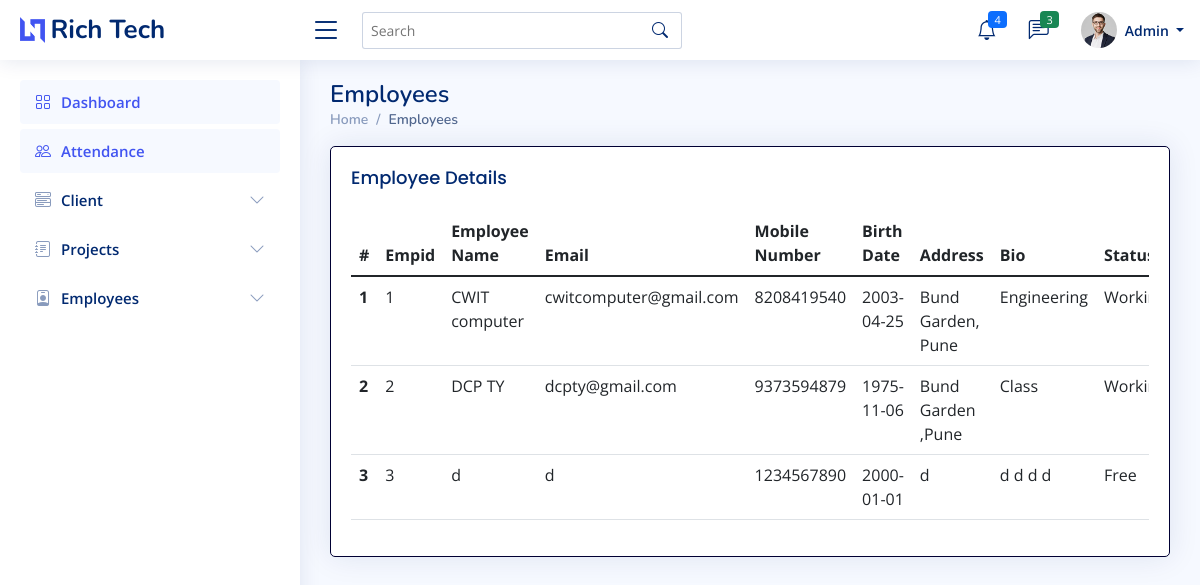
The app's page /admin/all_emp.php (signed in), older data.
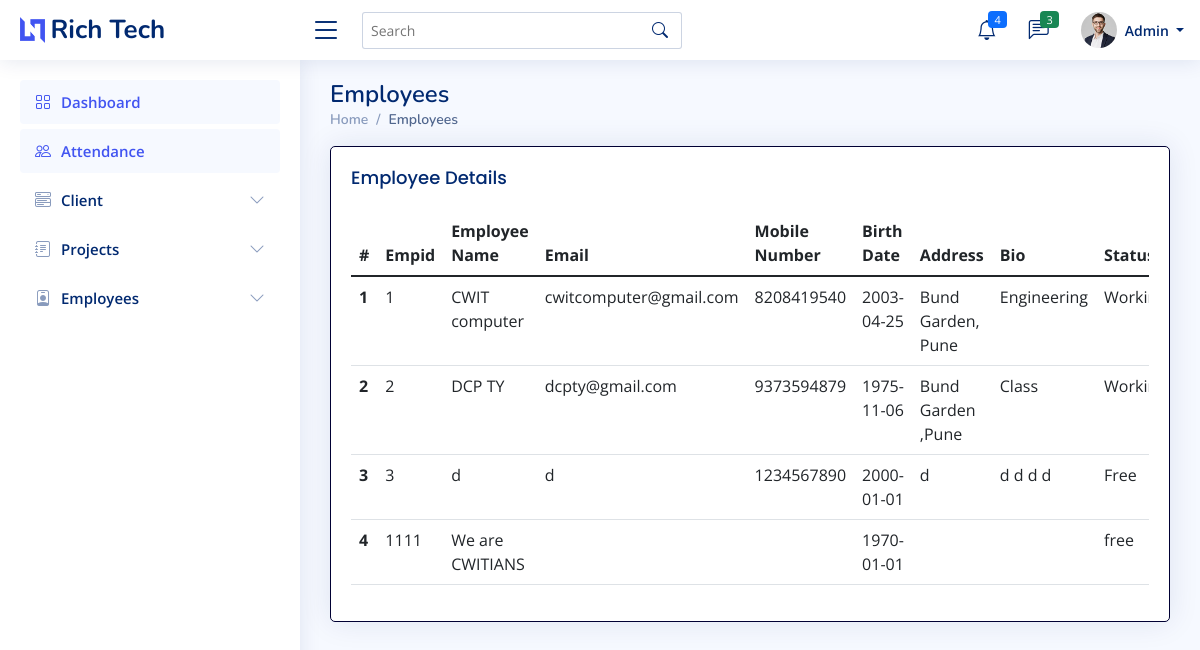
The same page, newer data.
### tables this page shows
CREATE TABLE `empt` (
  `Id` int(7) NOT NULL,
  `uname` varchar(255) NOT NULL,
  `empid` varchar(255) NOT NULL,
  `ename` varchar(255) NOT NULL,
  `email` varchar(255) NOT NULL,
  `mobile` varchar(14) NOT NULL,
  `dob` datetime NOT NULL,
  `eaddress` varchar(255) NOT NULL,
  `pphoto` longblob NOT NULL,
  `cv` longblob NOT NULL,
  `bio` longtext NOT NULL,
  `github` varchar(255) NOT NULL,
  `twitter` varchar(255) NOT NULL,
  `insta` varchar(255) NOT NULL,
  `linkedin` varchar(255) NOT NULL,
  `wstatus` varchar(20) NOT NULL
);

### admin/all_emp.php (the view, shortened to what this page needs)
<?php
    if ($_SESSION['erole']=="admin"){
?>
<!DOCTYPE html>
<html lang="en">
<head>
  <link href="../assets/vendor/bootstrap/css/bootstrap.min.css" rel="stylesheet">
  <link href="../assets/vendor/bootstrap-icons/bootstrap-icons.css" rel="stylesheet">
  <link href="../assets/vendor/boxicons/css/boxicons.min.css" rel="stylesheet">
  <link href="../assets/vendor/quill/quill.snow.css" rel="stylesheet">
  <link href="../assets/vendor/quill/quill.bubble.css" rel="stylesheet">
  <link href="../assets/vendor/remixicon/remixicon.css" rel="stylesheet">
  <link href="../assets/vendor/simple-datatables/style.css" rel="stylesheet">
  <link href="../assets/css/style.css" rel="stylesheet">
</head>
<body>
  <?php include 'imports/nav-admin.php'; ?>
  <main id="main" class="main">
    <div class="pagetitle">
      <h1>Employees</h1>
      <nav>
        <ol class="breadcrumb">
          <li class="breadcrumb-item"><a href="index.php">Home</a></li>
          <li class="breadcrumb-item active">Employees</li>
        </ol>
      </nav>
    </div>
    <section class="section dashboard">
        <div class="row">
            <div class="col-md-12">
                <div class="card">
                <div class="card-body">
                <h5 class="card-title">Employee Details</h5>
                <?php
                include '../imports/config.php';
                $conn=mysqli_connect($server_name,$username,$password,$database_name);
                $sql_query = "SELECT * from empt";
                $records = mysqli_query($conn, $sql_query);
                $n=1;
                echo '<div class="table-responsive">';
                echo '<table class="table table-hover">';
                    echo '<thead class="thead-dark">';
                        echo '<tr>';
                        echo '<th scope="col">#</th>';
                        echo '<th scope="col">Empid</th>';
                        echo '<th scope="col">Employee Name</th>';
                        echo '<th scope="col">Email</th>';
                        echo '<th scope="col">Mobile Number</th>';
                        echo '<th scope="col">Birth Date</th>';
                        echo '<th scope="col">Address</th>';
                        echo '<th scope="col">Bio</th>';
                        echo '<th scope="col">Status</th>';
                        echo '</tr>';
                    echo '</thead>';
                    echo '<tbody>';
                    while($data = mysqli_fetch_array($records)){
                        $empid=$data['empid'];
                        $ename=$data['ename'];
                        $email=$data['email'];
                        $mobile=$data['mobile'];
                        $dob=$data['dob'];
                        $address=$data['eaddress'];
                        $bio=$data['bio'];
                        $wstatus=$data['wstatus'];
                        $dob1=explode(" ",$dob);
                        $dob=$dob1[0];
                        echo '<tr>
                                <th scope="row">'.$n.'</th>
                                <td>'.$empid.'</td>
                                <td>'.$ename.'</td>
                                <td>'.$email.'</td>
                                <td>'.$mobile.'</td>
                                <td>'.$dob.'</td>
                                <td>'.$address.'</td>
                                <td>'.$bio.'</td>
                                <td>'.$wstatus.'</td>
                                </tr>';
                        $n+=1;
                    }
                    echo '</tbody>
                    </table>';
                    echo '</div>';
                ?>
                </div>
            </div>
            </div>
        </div>
    </section>
  </main>
</body>
</html>
<?php
}
      else{
          ob_start();
          header('Location: '.'../index.php');
          ob_end_flush();
          die();
      }
    ?>

Row changes from the older to the newer data that the page shows:
added empt: empid "1111", ename "We are CWITIANS", dob "1970-01-01", wstatus "free"
